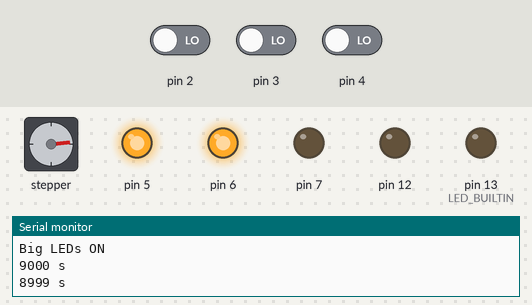
Simulated run of this sketch. Board: Arduino Uno, built with avr-gcc and run on an emulated ATmega328P. Shown: stepper motor, output pins drawn as LEDs (lit = HIGH), the last lines printed to the serial monitor. Dashed ring = blinking. The inputs (shaded band) are chosen by the test bench; at power-on: pin 2 LOW, pin 3 LOW, pin 4 LOW. Stepper angles assume 30 steps per turn.

Above: at 1.7 s.
1.8 s: pin 2 driven HIGH
At 2.4 s:
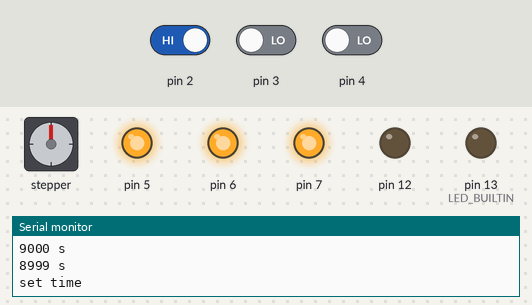
5.3 s: pin 3 driven HIGH
At 7.9 s:
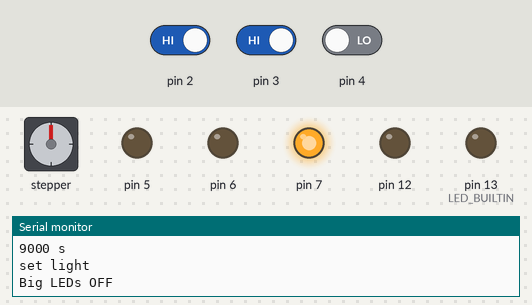
8.9 s: pin 4 driven HIGH
At 9.7 s:
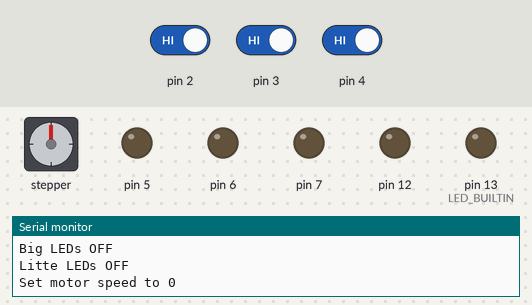
12.5 s: pin 2 driven LOW
At 14.3 s:
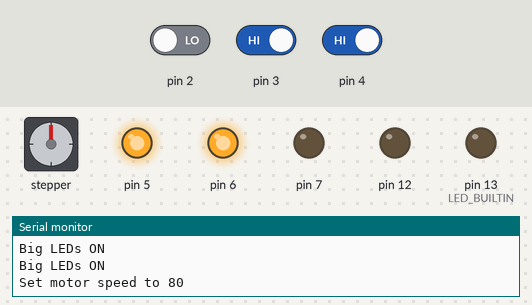
16.1 s: pin 2 driven HIGH
At 17.2 s:
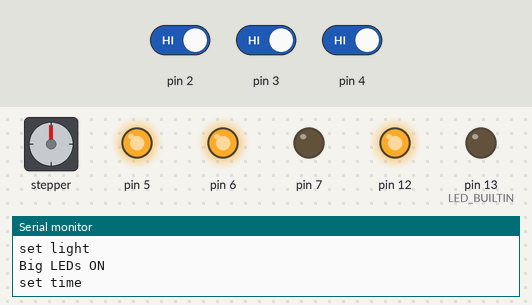
19.7 s: pin 2 driven LOW and pin 3 driven LOW
At 21.06 s:
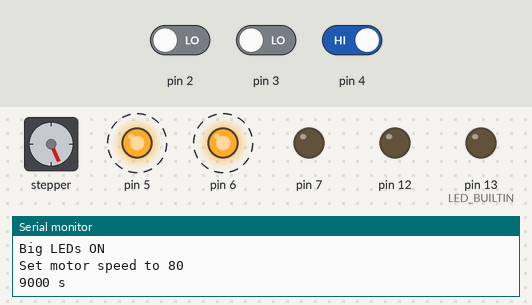
Timing chart, 0 to 24.3 s (numbered marks = the images above; inputs shaded):
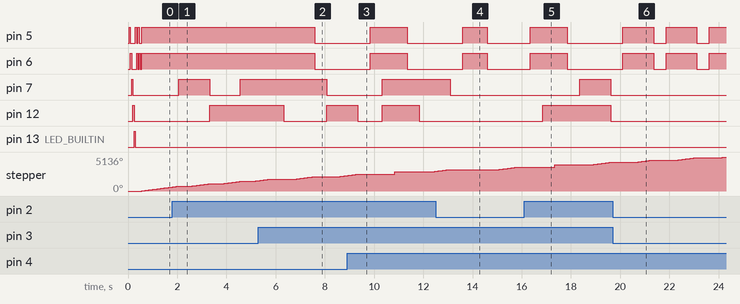

Measured:
- after the input at 1.8 s, pin 7: LOW → HIGH after 0.26 s, → LOW 1.3 s later, → HIGH 1.3 s later; pin 12: LOW → HIGH after 1.5 s
- after the input at 5.3 s, pin 5, pin 6: HIGH → LOW after 2.3 s
- after the input at 8.9 s, pin 7: LOW → HIGH after 1.4 s instead of 0.94 s; pin 12: HIGH → LOW after 0.44 s instead of 2.7 s
- after the input at 12.5 s, pin 7: goes on until 13.1 s, then stays LOW; pin 12: stays LOW (without the input it goes to HIGH after 1.6 s)
- after the input at 16.1 s, pin 7: LOW → HIGH after 2.3 s, → LOW 1.3 s later; pin 12: LOW → HIGH after 0.75 s, → LOW 2.8 s later
- after the input at 19.7 s, pin 7: stays LOW (without the input it goes to HIGH after 0.91 s); pin 12: stays LOW (without the input it goes to HIGH after 2.4 s)

The sketch:

LightsForNoah.ino
```cpp
/*
  Night lamp for Noah

  Created 20.12.2017
  Modified 21.12.2017
  by David Zakrevskyy

  Update 27.09.2018 -> longer working time
  Update 28.09.2018 -> refactoring and stop function

  1.8e+6 = 30 min
  2.7e+6 = 45 min
  3.6e+6 = 60 min
*/

#include <Stepper.h>

const int stepsPerRevolution = 30;
Stepper myStepper(stepsPerRevolution, 8, 9, 10, 11);

long time1 = 60 * 150;
long time2 = 120 * 150;
long time3 = 180 * 150;

// test
//long time1 = 150;
//long time2 = 300;
//long time3 = 450; // = 20 sec -> 3 * 50 = 150 = 60 Sec

//int speed1 = 150;
//int speed2 = 350;

int run_state = 1;

int current_speed = 80;
long current_time = time1;
int current_light = 1;

int init_delay = 50;

int time_state = 0;
int light_state = 0;
int speed_state = 0;

void setup() {
  Serial.begin(9600);
  Serial.println("init step motor");
  myStepper.setSpeed(current_speed);

  Serial.println("init leds for controll unit");
  pinMode(LED_BUILTIN, OUTPUT);
  pinMode(7, OUTPUT);
  pinMode(12, OUTPUT);

  Serial.println("init leds for lamp");
  pinMode(5, OUTPUT);
  pinMode(6, OUTPUT);

  Serial.println("init pins for buttons");
  pinMode(2, INPUT);
  pinMode(3, INPUT);
  pinMode(4, INPUT);

  Serial.println("init done");

  Serial.println("start test");

  digitalWrite(7, LOW);
  digitalWrite(12, LOW);
  digitalWrite(LED_BUILTIN, LOW);
  digitalWrite(5, LOW);
  digitalWrite(6, LOW);

  digitalWrite(5, HIGH);
  delay(init_delay);
  digitalWrite(5, LOW);

  digitalWrite(6, HIGH);
  delay(init_delay);
  digitalWrite(6, LOW);

  digitalWrite(7, HIGH);
  delay(init_delay);
  digitalWrite(7, LOW);
  digitalWrite(12, HIGH);
  delay(init_delay);
  digitalWrite(12, LOW);
  digitalWrite(LED_BUILTIN, HIGH);
  delay(init_delay);
  digitalWrite(LED_BUILTIN, LOW);

  digitalWrite(5, HIGH);
  delay(init_delay);
  digitalWrite(5, LOW);

  digitalWrite(6, HIGH);
  delay(init_delay);
  digitalWrite(6, LOW);

  digitalWrite(5, HIGH);
  delay(init_delay);
  digitalWrite(5, LOW);

  digitalWrite(6, HIGH);
  delay(init_delay);
  digitalWrite(6, LOW);

  Serial.println("test end turn all leds off");
  digitalWrite(7, LOW);
  digitalWrite(12, LOW);
  digitalWrite(LED_BUILTIN, LOW);
  digitalWrite(5, LOW);
  digitalWrite(6, LOW);

  delay(init_delay);
  lightON();
}

void loop() {

  // start and restart
  if (digitalRead(4) == HIGH) {
    if (run_state == 0) {
      run_state = 1;
      current_time = time1;
      lightON();
      motor(current_speed);
    } else if (run_state == 1) {
      run_state = 0;
      current_time = 0;
      lightOFF();
      littleLightOFF();
      motor(0);
    }
    delay(500);
  }

  // change light state
  if (digitalRead(3) == HIGH) {
    Serial.println("set light");
    if (light_state == 0) {
      light_state = 1;
      lightON();
    } else if (light_state == 1) {
      light_state = 0;
      lightOFF();
    }
    delay(500);
  }

  // change time state
  if (digitalRead(2) == HIGH) {
    Serial.println("set time");
    if (time_state == 0) {
      time_state = 1;
      current_time = time1;
      digitalWrite(7, HIGH);
      digitalWrite(12, LOW);
    }
    else if (time_state == 1) {
      time_state = 2;
      current_time = time2;
      digitalWrite(7, LOW);
      digitalWrite(12, HIGH);
    }
    else if (time_state == 2) {
      time_state = 0;
      current_time = time3;
      digitalWrite(7, HIGH);
      digitalWrite(12, HIGH);
    }
    delay(500);
  }

  // run...
  if (current_time > 0) {
    Serial.print(current_time);
    Serial.println(" s ");
    current_time--;
    myStepper.step(stepsPerRevolution);
  }
}

void littleLightOFF() {
  Serial.println("Litte LEDs OFF");
  digitalWrite(7, LOW);
  digitalWrite(12, LOW);
}

void lightON() {
  Serial.println("Big LEDs ON");
  digitalWrite(5, HIGH);
  digitalWrite(6, HIGH);
}

void lightOFF() {
  Serial.println("Big LEDs OFF");
  digitalWrite(5, LOW);
  digitalWrite(6, LOW);
}

void motor(int speed) {
  Serial.print("Set motor speed to ");
  Serial.println(speed);
  myStepper.setSpeed(speed);
}
```
